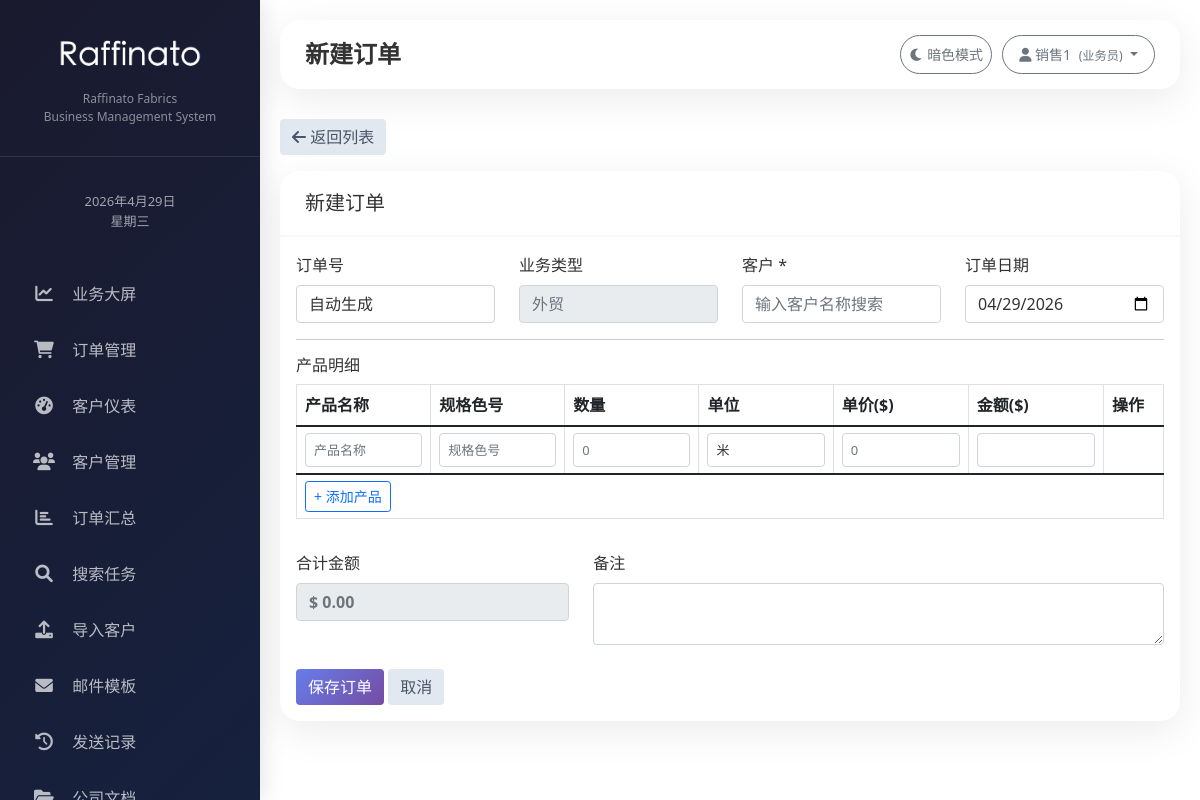
The app's page /orders/create/ (signed in) with its own data.
### customers/models.py (models this page shows, shortened)
class User(AbstractUser):
    ROLE_CHOICES = [
        ('admin', '管理员'),
        ('general_manager', '总经理'),
        ('manager', '部门主管'),
        ('sales', '业务员'),
        ('documentary', '跟单员'),
    ]
    DEPARTMENT_CHOICES = [
        ('international', '外贸部'),
        ('domestic', '内贸部'),
        ('documentary', '跟单部'),
        ('management', '总经办'),
    ]
    role = models.CharField('角色', max_length=20, choices=ROLE_CHOICES, default='sales')
    department = models.CharField('部门', max_length=20, choices=DEPARTMENT_CHOICES, blank=True, null=True)
    real_name = models.CharField('真实姓名', max_length=50, blank=True, null=True)
    phone = models.CharField('手机号', max_length=20, blank=True, null=True)
    groups = models.ManyToManyField(
        'auth.Group',
        related_name='customers_user_set',
        blank=True,
        verbose_name='groups',
        help_text='The groups this user belongs to.',
    )
    user_permissions = models.ManyToManyField(
        'auth.Permission',
        related_name='customers_user_set',
        blank=True,
        verbose_name='user permissions',
        help_text='Specific permissions for this user.',
    )
    class Meta:
        db_table = 'customers_user'  # 避免与 auth_user 冲突
        verbose_name = '用户'
        verbose_name_plural = '用户'

class Department(models.Model):
    name = models.CharField('部门名称', max_length=50, unique=True)
    created_at = models.DateTimeField(auto_now_add=True)
    class Meta:
        db_table = 'departments'

### customers/views.py (the view)
        def wrapper(request, *args, **kwargs):
            response = view_func(request, *args, **kwargs)
            try:
                OperationLog.objects.create(
                    user=request.user.username if request.user.is_authenticated else '匿名',
                    action=action,
                    module=module,
                    target=target,
                    details=details,
                    ip_address=request.META.get('REMOTE_ADDR'),
                )
            except:
                pass
            return response

### customers/views.py (called while the page is built)
def log_operation(action, module, target='', details=''):
    def decorator(view_func):
        def wrapper(request, *args, **kwargs):
            response = view_func(request, *args, **kwargs)
            try:
                OperationLog.objects.create(
                    user=request.user.username if request.user.is_authenticated else '匿名',
                    action=action,
                    module=module,
                    target=target,
                    details=details,
                    ip_address=request.META.get('REMOTE_ADDR'),
                )
            except:
                pass
            return response
        return wrapper
    return decorator

### templates/customers/order_form.html (shortened to what this page needs)
{% extends 'base.html' %}
{% block page_title %}新建订单{% endblock %}
{% block content %}
<div class="row">
    <div class="col-md-12 mb-3">
        <a href="{% url 'order_list' %}" class="btn btn-secondary">
            <i class="fas fa-arrow-left"></i> 返回列表
        </a>
    </div>
</div>
<div class="row">
    <div class="col-md-12">
        <div class="card-modern">
            <div class="card-header">
                <h5 class="mb-0">新建订单</h5>
            </div>
            <div class="card-body">
                <form method="post" id="orderForm">
     <div class="row mb-3">
    <div class="col-md-3">
        <label class="form-label">订单号</label>
        <input type="text" class="form-control" value="自动生成" disabled>
    </div>
    <div class="col-md-3">
    <label class="form-label">业务类型</label>
    {% if user_role == 'sales' %}
        <input type="text" class="form-control" value="{% if user_dept == '外贸部' %}外贸{% else %}内贸{% endif %}" readonly>
    {% else %}
        <select name="business_type" id="businessType" class="form-select" required>
            <option value="international">外贸</option>
            <option value="domestic">内贸</option>
        </select>
    {% endif %}
</div>
    <div class="col-md-3 position-relative">
    <label class="form-label">客户 *</label>
    <input type="text" id="customerSearch" class="form-control" placeholder="输入客户名称搜索" autocomplete="off" required>
</div>
    <div class="col-md-3">
        <label class="form-label">订单日期</label>
        <input type="date" name="order_date" class="form-control" required>
    </div>
</div>
                    <hr>
                    <h6>产品明细</h6>
                    <div class="table-responsive">
                        <table class="table table-bordered" id="itemsTable">
                            <thead>
                                <tr>
                                    <th>产品名称</th>
                                    <th>规格色号</th>
                                    <th>数量</th>
                                    <th>单位</th>
                                    <th id="unitPriceHeader">单价(¥)</th>
                                    <th id="amountHeader">金额(¥)</th>
                                    <th style="width: 60px;">操作</th>
                                </tr>
                            </thead>
                            <tbody id="itemBody">
                                <tr class="item-row">
                                    <td><input type="text" name="product_name[]" class="form-control" placeholder="产品名称" required></td>
                                    <td><input type="text" name="specification[]" class="form-control" placeholder="规格色号"></td>
                                    <td><input type="number" name="quantity[]" class="form-control quantity" step="0.01" placeholder="0" required></td>
                                    <td><input type="text" name="unit[]" class="form-control" value="米"></td>
                                    <td><input type="number" name="unit_price[]" class="form-control unit-price" step="0.01" placeholder="0" required></td>
                                    <td><input type="text" class="form-control amount" readonly></td>
                                    <td><button type="button" class="btn btn-sm btn-danger remove-row" style="display:none;">×</button></td>
                                </tr>
                            </tbody>
                            <tfoot>
                                <tr>
                                    <td colspan="7">
                                        <button type="button" id="addRowBtn" class="btn btn-sm btn-outline-primary">+ 添加产品</button>
                                    </td>
                                </tr>
                            </tfoot>
                        </table>
                    </div>
                    <div class="row mt-3">
                        <div class="col-md-4">
                            <label class="form-label">合计金额</label>
                            <input type="text" id="totalAmount" class="form-control" readonly value="¥ 0.00" style="font-weight:bold;">
                        </div>
                        <div class="col-md-8">
                            <label class="form-label">备注</label>
                            <textarea name="notes" class="form-control" rows="2"></textarea>
                        </div>
                    </div>
                    <div class="mt-4">
                        <button type="submit" class="btn btn-primary">保存订单</button>
                        <a href="{% url 'order_list' %}" class="btn btn-secondary">取消</a>
                    </div>
                </form>
            </div>
        </div>
    </div>
</div>
{% endblock %}

### templates/base.html (shortened to what this page needs)
<!DOCTYPE html>
<html lang="zh-CN">
<head>
    <link href="https://cdn.jsdelivr.net/npm/bootstrap@5.1.3/dist/css/bootstrap.min.css" rel="stylesheet">
    <link rel="stylesheet" href="https://cdnjs.cloudflare.com/ajax/libs/font-awesome/6.0.0/css/all.min.css">
    {% load static %}
    <link rel="stylesheet" href="{% static 'css/custom.css' %}">
</head>
<body>
<body>
<div class="sidebar">
    <div class="sidebar-logo" style="padding: 30px 20px; text-align: center; border-bottom: 1px solid rgba(255,255,255,0.1);">
        <img src="/media/logo/logo.png" alt="Logo" style="max-width: 150px; max-height: 60px; margin-bottom: 10px;" onerror="this.style.display='none'; this.nextSibling.style.display='block';">
        <p style="color: rgba(255,255,255,0.5); font-size: 0.75rem;">Raffinato Fabrics</p>
        <p style="color: rgba(255,255,255,0.5); font-size: 0.75rem;">Business Management System</p>
    </div>
<div class="sidebar-date" style="padding: 15px 20px; text-align: center;">
    <div id="currentDate" style="color: rgba(255,255,255,0.6); font-size: 13px;"></div>
</div>
    <ul class="nav flex-column" style="padding: 20px 0;">
    <li class="nav-item"><a class="nav-link" href="{% url 'stats_dashboard' %}" data-url="{% url 'stats_dashboard' %}"><i class="fas fa-chart-line"></i> 业务大屏</a></li>
    <li class="nav-item"><a class="nav-link" href="/customers/orders/" data-url="/customers/orders/"><i class="fas fa-shopping-cart"></i> 订单管理</a></li>
    <li class="nav-item"><a class="nav-link" href="{% url 'dashboard' %}" data-url="{% url 'dashboard' %}"><i class="fas fa-tachometer-alt"></i> 客户仪表</a></li>
    <li class="nav-item"><a class="nav-link" href="{% url 'customer_list' %}" data-url="{% url 'customer_list' %}"><i class="fas fa-users"></i> 客户管理</a></li>
    <li class="nav-item"><a class="nav-link" href="{% url 'order_summary' %}" data-url="{% url 'order_summary' %}"><i class="fas fa-chart-bar"></i> 订单汇总</a></li>
    <li class="nav-item"><a class="nav-link" href="{% url 'search_task_list' %}" data-url="{% url 'search_task_list' %}"><i class="fas fa-search"></i> 搜索任务</a></li>
    <li class="nav-item"><a class="nav-link" href="{% url 'import_customers' %}" data-url="{% url 'import_customers' %}"><i class="fas fa-upload"></i> 导入客户</a></li>
    <li class="nav-item"><a class="nav-link" href="/templates/" data-url="/templates/"><i class="fas fa-envelope"></i> 邮件模板</a></li>
    <li class="nav-item"><a class="nav-link" href="/send-logs/" data-url="/send-logs/"><i class="fas fa-history"></i> 发送记录</a></li>
    <li class="nav-item"><a class="nav-link" href="{% url 'document_list' %}" data-url="{% url 'document_list' %}"><i class="fas fa-folder-open"></i> 公司文档</a></li>
</ul>
</div>
<div class="main-content">
<div style="display: flex; justify-content: space-between; align-items: center; border-radius: 20px; padding: 15px 25px; margin-bottom: 30px; box-shadow: 0 10px 40px rgba(0,0,0,0.08);">
    <div style="display: flex; align-items: center; gap: 15px;">
        <h1 style="font-size: 1.5rem; font-weight: 600; margin: 0;">{% block page_title %}客户管理{% endblock %}</h1>
    </div>
    <div style="display: flex; gap: 10px;">
        <button id="darkModeToggle" class="btn btn-sm btn-outline-secondary" style="border-radius: 40px;">
            <i class="fas fa-moon"></i> 暗色模式
        </button>
        <div class="dropdown">
            <button class="btn btn-sm btn-outline-secondary dropdown-toggle" style="border-radius: 40px; padding: 8px 16px;" data-bs-toggle="dropdown">
                <i class="fas fa-user"></i>
                <span>{{ user.real_name|default:user.username }}</span>
                <small class="text-muted ms-1">({{ user.get_role_display }})</small>
            </button>
        </div>
    </div>
</div>
    <div class="toast-container position-fixed bottom-0 end-0 p-3" style="z-index: 1100;">
    </div>
    {% block content %}
    {% endblock %}
</div>
</body>
</html>

### static/css/custom.css (style rules this page uses)
.sidebar { position: fixed; top: 0; bottom: 0; left: 0; width: 280px; background: linear-gradient(135deg, #1a1a2e 0%, #16213e 100%); box-shadow: 4px 0 20px rgba(0,0,0,0.1); z-index: 100; transition: all 0.3s ease; }
.sidebar .nav-link { font-weight: 500; color: rgba(255,255,255,0.7); padding: 12px 20px; margin: 4px 12px; border-radius: 12px; transition: all 0.3s ease; }
.sidebar .nav-link i { margin-right: 12px; width: 24px; text-align: center; font-size: 1.1rem; }
.sidebar-logo { padding: 30px 20px; text-align: center; border-bottom: 1px solid rgba(255,255,255,0.1); margin-bottom: 20px; }
.sidebar-logo p { color: rgba(255,255,255,0.5); font-size: 0.75rem; margin: 0; }
.main-content { margin-left: 280px; padding: 25px 35px; min-height: 100vh; }
.card-modern { background: white; border: none; border-radius: 20px; box-shadow: 0 10px 40px rgba(0,0,0,0.08); transition: all 0.3s ease; overflow: hidden; }
.card-modern .card-header { background: white; border-bottom: 2px solid #f5f7fa; padding: 20px 25px; font-weight: 600; }

### templates/base.html (style rules this page uses)
.sidebar { background: linear-gradient(135deg, #1a2a3a 0%, #0f172a 100%); }
.btn-primary { background: linear-gradient(135deg, #667eea, #764ba2); border: none; color: white; }
.btn-secondary { background-color: #e2e8f0; border: none; color: #475569; }
* { margin: 0; padding: 0; box-sizing: border-box; }
body { overflow-x: hidden; }
.sidebar { position: fixed; top: 0; left: 0; height: 100vh; width: 260px; background: linear-gradient(135deg, #1a1a2e 0%, #16213e 100%); z-index: 1000; overflow-y: auto; }
.main-content { margin-left: 260px; padding: 20px; width: calc(100% - 260px); max-width: 100%; overflow-x: hidden; }
input[readonly], .form-control[readonly] { background-color: #e9ecef !important; color: #6c757d !important; border: 1px solid #ced4da !important; }
:root { --bg-color: #ffffff; --text-color: #333333; --card-bg: #f8f9fa; }
body { background-color: var(--bg-color); color: var(--text-color); transition: background-color 0.2s, color 0.2s; }

### templates/customers/order_form.html (style rules this page uses)
.form-control, .form-select, input, select, textarea { background-color: #fff !important; color: #333 !important; border: 1px solid #ced4da !important; }
#itemsTable .form-control, #itemsTable .form-select { background-color: #fff !important; color: #333 !important; border: 1px solid #ced4da !important; }
#itemsTable td { vertical-align: middle !important; padding: 6px 8px !important; }
#itemsTable .form-control, #itemsTable .form-select { height: 34px !important; padding: 4px 8px !important; font-size: 13px !important; }

### records on screen
User: real_name "销售1", role "业务员"
Department: name "外贸"
